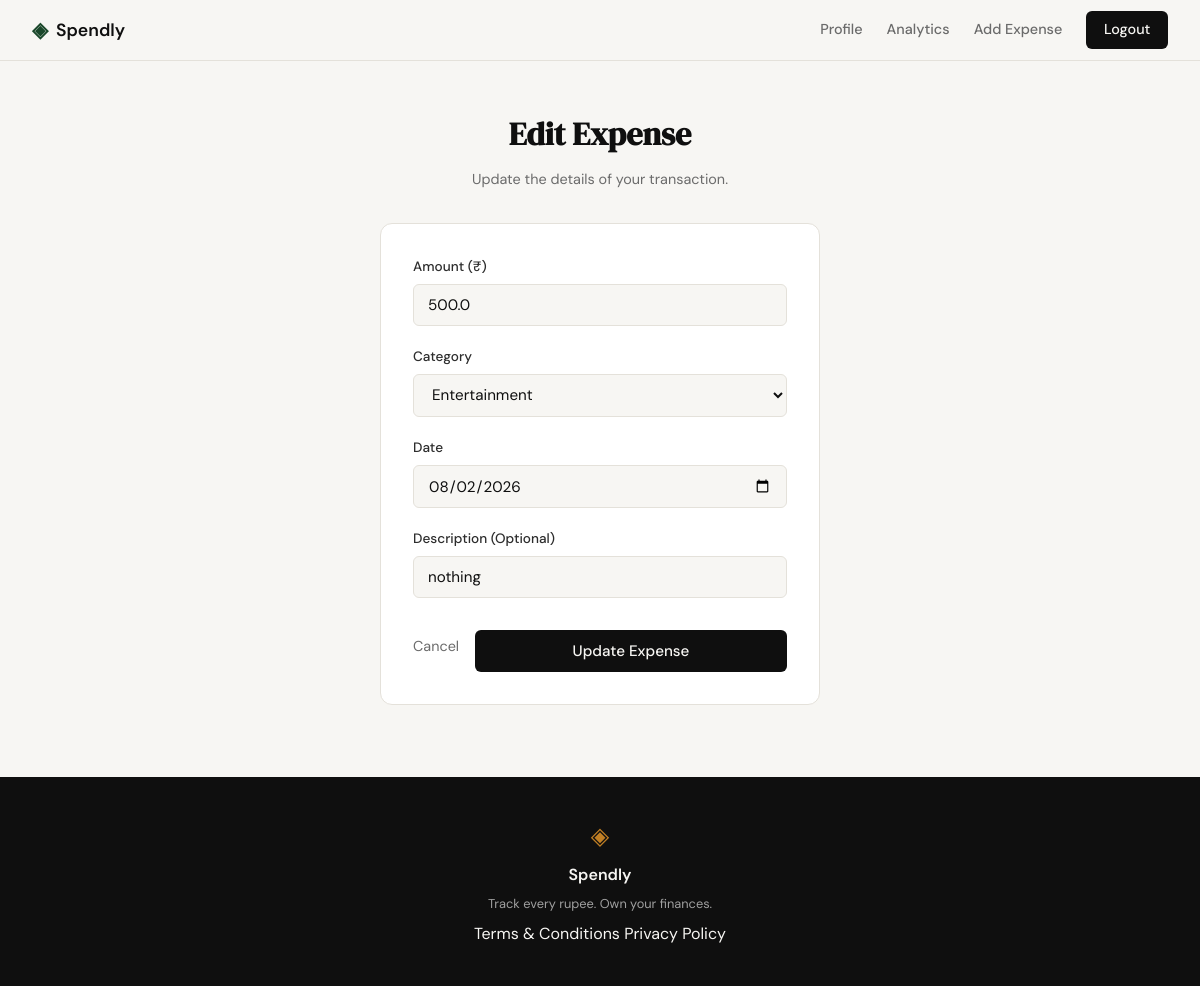
Page /expenses/44/edit (signed in) on the earlier database version.
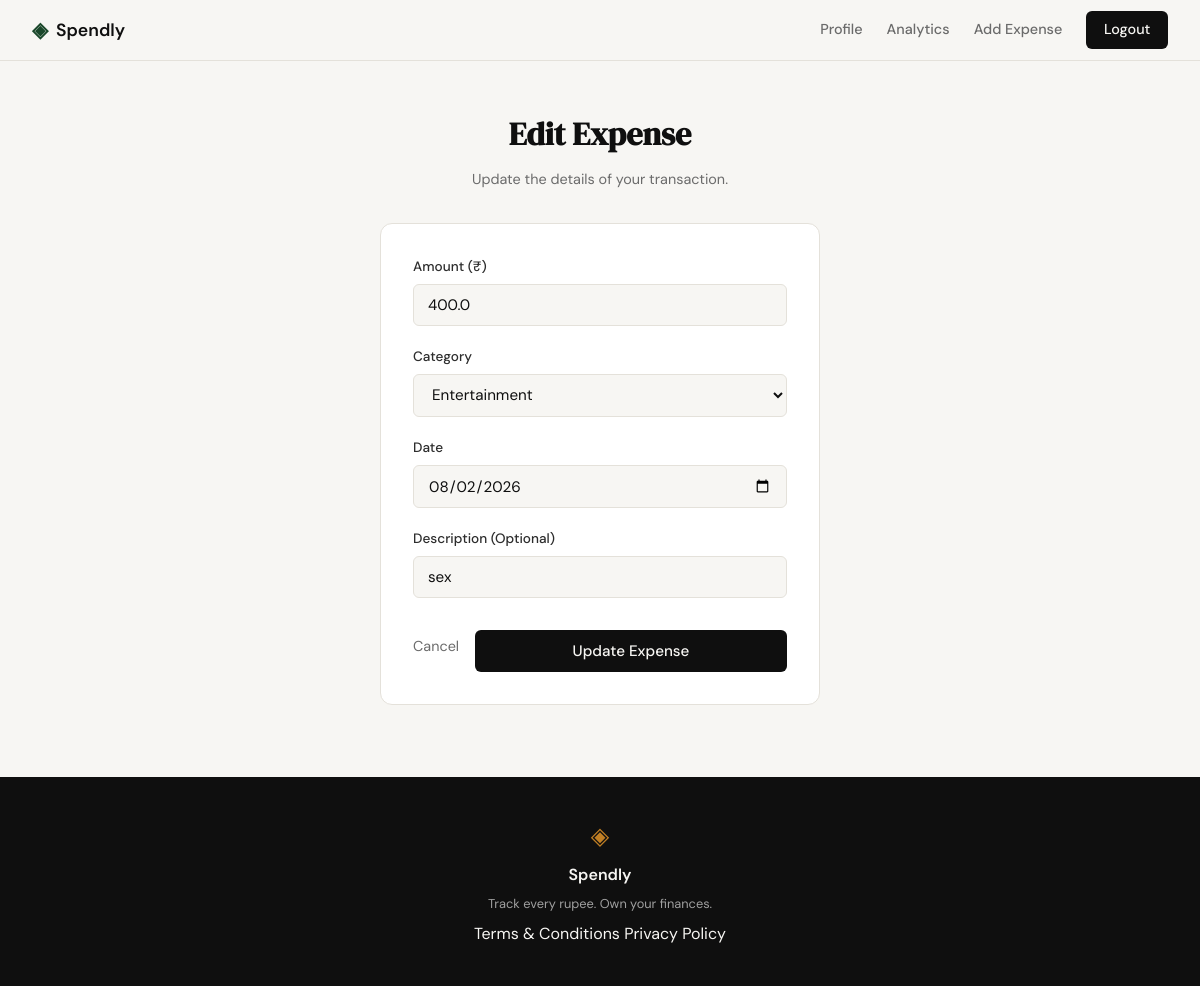
Same page on the later database version.
### tables this page shows
CREATE TABLE expenses (
                id INTEGER PRIMARY KEY AUTOINCREMENT,
                user_id INTEGER NOT NULL,
                amount REAL NOT NULL,
                category TEXT NOT NULL,
                date TEXT NOT NULL,
                description TEXT,
                created_at TEXT DEFAULT (datetime('now')),
                FOREIGN KEY (user_id) REFERENCES users (id)
            );

### app.py (the view, shortened to what this page needs)
@app.route("/expenses/<int:id>/edit", methods=['GET', 'POST'])
@login_required
def edit_expense(id):
    user_id = session.get('user_id')
    from database.db import get_expense_by_id, update_expense
    expense = get_expense_by_id(id)
    if not expense or expense['user_id'] != user_id:
        abort(404)
    return render_template("edit_expense.html", expense=expense, today=datetime.now().strftime('%Y-%m-%d'))

### app.py (called while the page is built)
def login_required(f):
    @wraps(f)
    def decorated_function(*args, **kwargs):
        if 'user_id' not in session:
            flash("Please sign in to access this page", "error")
            return redirect(url_for('login'))
        return f(*args, **kwargs)
    return decorated_function

### database/db.py (called while the page is built)
def get_db():
    db_path = current_app.config.get('DATABASE', "spendly.db")
    conn = sqlite3.connect(db_path)
    conn.row_factory = sqlite3.Row
    conn.execute("PRAGMA foreign_keys = ON")
    return conn

def get_expense_by_id(expense_id):
    with get_db() as conn:
        return conn.execute("SELECT * FROM expenses WHERE id = ?", (expense_id,)).fetchone()

### templates/edit_expense.html (shortened to what this page needs)
{% extends "base.html" %}
{% block head %}
<link rel="stylesheet" href="{{ url_for('static', filename='css/add_expense.css') }}">
{% endblock %}
{% block content %}
<div class="auth-section">
    <div class="add-expense-container">
        <div class="auth-header">
            <h1 class="auth-title">Edit Expense</h1>
            <p class="auth-subtitle">Update the details of your transaction.</p>
        </div>
        <div class="auth-card">
            <form method="POST" action="{{ url_for('edit_expense', id=expense.id) }}">
                <div class="form-group">
                    <label for="amount">Amount (₹)</label>
                    <input type="number" name="amount" id="amount" step="0.01" min="0.01"
                           class="form-input" required
                           value="{{ request.form.get('amount', expense.amount) }}"
                           placeholder="0.00">
                </div>
                <div class="form-group">
                    <label for="category">Category</label>
                    <select name="category" id="category" class="form-input" required>
                        {% for cat in ['Food', 'Transport', 'Bills', 'Health', 'Entertainment', 'Shopping', 'Other'] %}
                            <option value="{{ cat }}" {{ 'selected' if request.form.get('category', expense.category) == cat }}>{{ cat }}</option>
                        {% endfor %}
                    </select>
                </div>
                <div class="form-group">
                    <label for="date">Date</label>
                    <input type="date" name="date" id="date" class="form-input" required
                           value="{{ request.form.get('date', expense.date) }}">
                </div>
                <div class="form-group">
                    <label for="description">Description (Optional)</label>
                    <input type="text" name="description" id="description"
                           class="form-input" maxlength="200"
                           value="{{ request.form.get('description', expense.description or '') }}"
                           placeholder="What was this for?">
                </div>
                <div class="form-actions">
                    <a href="{{ url_for('profile') }}" class="cancel-link">Cancel</a>
                    <button type="submit" class="btn-submit">Update Expense</button>
                </div>
            </form>
        </div>
    </div>
</div>
{% endblock %}

Differences in the rows shown:
changed expenses: amount "500.0" → "400.0"; description "nothing" → "sex"
